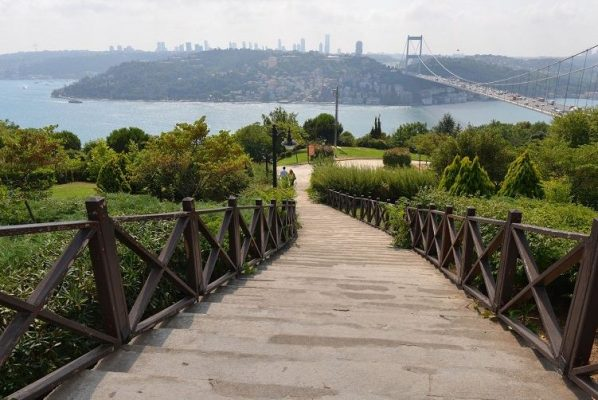
#> input picture trial.jpg, 598 x 400 px
$ python app.py
#> lines starting #> are read from the running program, lines starting #| are printed output that depends on the picture; after the words box and inside, x2 and y2 are one past the last pixel; in counts of white or black regions, pixels touching at a corner belong together
import cv2

def do_nothing(x):
    pass

#Creating windows with track Bars
#And specifying windows is resizable
cv2.namedWindow('Track Bars', cv2.WINDOW_NORMAL)

#Defining Track Bars for convenient process of choosing colours
#For minimum range
cv2.createTrackbar('min_blue', 'Track Bars', 0, 255, do_nothing)
cv2.createTrackbar('min_green', 'Track Bars', 0, 255, do_nothing)
cv2.createTrackbar('min_red', 'Track Bars', 0, 255, do_nothing)

# For maximum range
cv2.createTrackbar('max_blue', 'Track Bars', 0, 255, do_nothing)
cv2.createTrackbar('max_green', 'Track Bars', 0, 255, do_nothing)
cv2.createTrackbar('max_red', 'Track Bars', 0, 255, do_nothing)

# Reading image with OpenCV library
# In this way image is opened already as numpy array
# WARNING! OpenCV by default reads images in BGR format
image_BGR = cv2.imread('trial.jpg')
#> image_BGR is the input picture: shape (400, 598, 3); mean B, G, R 111.6, 124.3, 125.8

# Showing Original Image
# Giving name to the window with Original Image
# And specifying that window is resizable
cv2.namedWindow('Original Image', cv2.WINDOW_NORMAL)
cv2.imshow('Original Image', image_BGR)

# Converting Original Image to HSV
image_HSV = cv2.cvtColor(image_BGR, cv2.COLOR_BGR2HSV)
#> image_HSV: shape (400, 598, 3); mean H, S, V 49.1, 75.9, 133.2
# Defining loop for choosing right Colours for the Mask
while True:

    # Defining variables for saving values of the Track Bars
    # For minimum range
    min_blue = cv2.getTrackbarPos('min_blue', 'Track Bars')
    min_green = cv2.getTrackbarPos('min_green', 'Track Bars')
    min_red = cv2.getTrackbarPos('min_red', 'Track Bars')

    # For maximum range
    max_blue = cv2.getTrackbarPos('max_blue', 'Track Bars')
    max_green = cv2.getTrackbarPos('max_green', 'Track Bars')
    max_red = cv2.getTrackbarPos('max_red', 'Track Bars')

   # Implementing Mask with chosen colours from Track Bars to HSV Image
    # Defining lower bounds and upper bounds for thresholding
    mask = cv2.inRange(image_HSV,
                       (min_blue, min_green, min_red),
                       (max_blue, max_green, max_red))
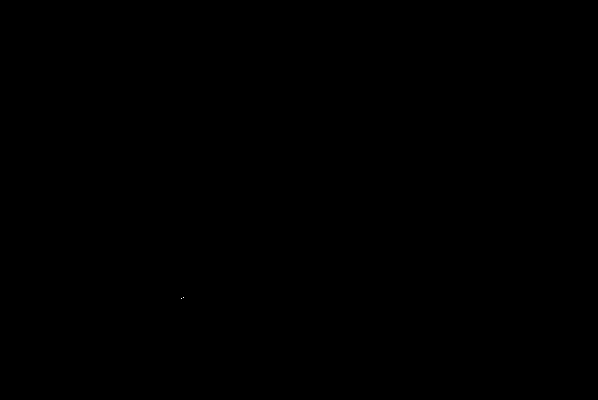
#> mask: shape (400, 598); 0% white in thin lines or dots, all inside (x1, y1, x2, y2) = (181, 297, 184, 299)

    # Showing Binary Image with implemented Mask
    # Giving name to the window with Mask
    # And specifying that window is resizable
    cv2.namedWindow('Binary Image with Mask', cv2.WINDOW_NORMAL)
    cv2.imshow('Binary Image with Mask', mask)

    # Breaking the loop if 'q' is pressed
    if cv2.waitKey(1) & 0xFF == ord('q'):
#> (key q is pressed here)
        break

# Printing final chosen Mask numbers
print('min_blue, min_green, min_red = {0}, {1}, {2}'.format(min_blue, min_green,
                                                            min_red))
print('max_blue, max_green, max_red = {0}, {1}, {2}'.format(max_blue, max_green,
                                                            max_red))


cv2.waitKey()
cv2.destroyAllWindows()
